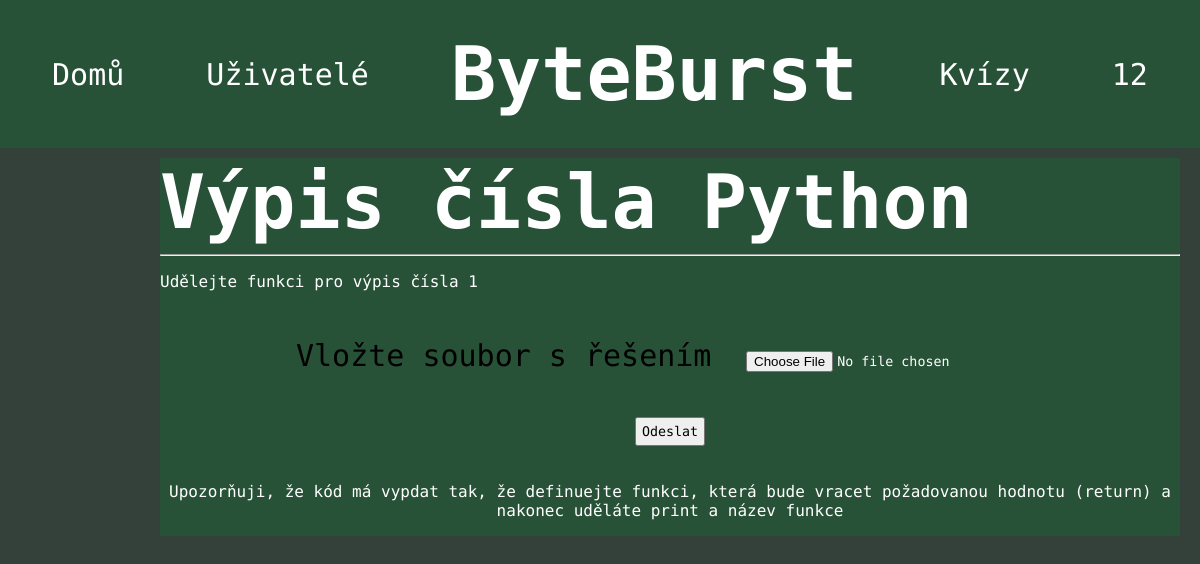
The app's page /uloha/1 (signed in) with its own data.
### tables this page shows
CREATE TABLE "task" (
	"id"	INTEGER,
	"title"	TEXT,
	"description"	TEXT,
	"output"	TEXT,
	"category_id"	INTEGER,
	"difficulty_id"	INTEGER,
	FOREIGN KEY("category_id") REFERENCES "category"("id"),
	PRIMARY KEY("id" AUTOINCREMENT)
);

### app.py (the view)
@app.route("/uloha/<task_id>", methods=["POST", "GET"])
def task(task_id):
    if not session.get("username"):
        return render_template("messages/error.html", message="Nelze dělat úlohy bez přihlášení!")
    if request.method=="POST":
        con = sqlite3.connect("database.db")
        cur = con.cursor()
        cur.execute("SELECT output FROM task WHERE id=?",(task_id)) #získání žádáného outputu napsaného programu z databáze
        solution=cur.fetchone()[0] #spojení výsledku dotazu do proměnné solution a její nastavení na nultý index
        file = request.files["file"] #získání složky z formuláře
        UPLOAD_FOLDER = "inputs/" #nastavení cesty pro ukládání jednotlivých inputů
        file_path = os.path.join(UPLOAD_FOLDER, file.filename) #spojení názvu souboru a zadané cesty do jedné cesty
        file.save(file_path) #uložení získanéo souboru pomocí získané cesty
        result = subprocess.run(["python", file_path], capture_output=True, text=True, check=True) #spuštění souboru na zadané cestěpomocí pythonu
        output = result.stdout.strip()  # Výstup skriptu
        if str(output)==str(solution): # v případě, že se text výstupu rovná zadanému kódu, zobrazí se zpráva
            print(session["id"])
            cur.execute("UPDATE task_statistics SET value=value+? WHERE user_id=?", (1,session["id"])) #inkrementace počtu vyřešených úloh
            con.commit()
            return render_template("messages/error.html", message="Gratulujeme! Zadaný kód je správný!")
        else:
            return render_template("messages/error.html", message="Litujeme, to není správné řešení")
    else:
        con = sqlite3.connect("database.db")
        cur = con.cursor()
        cur.execute("SELECT * FROM task WHERE id=?",(task_id)) #vybrání všeho z tabulky task
        task=cur.fetchone() #spojení jednoho výsledku dotazu do proměnné task
        cur.execute("SELECT name FROM category WHERE id=?", (str(task[4]), )) #vybrání názvu kategorie z tabulky kategorie, kde id se rovná category_id z task
        categories=cur.fetchone() #spojení výsledku dotazu do proměnné categories
        con.close()
        return render_template("pages/uloha.html", task=task, categories=categories) #přesměrování na stránku uloha s předáním hodnot task a categories

### templates/pages/uloha.html (shortened to what this page needs)
{% extends "layout/header.html" %}
{% block content %}
<div style="top: 10px; position: relative;">
<div class="task-menu">
    <h1 style="margin: auto;">{{ task[1] }}</h1>
    <hr>
    <p>{{ task[2] }}</p>
    <br>
    <div style="margin: auto; text-align: center;">
        <form action="{{ url_for('task', task_id=task[0]) }}" method="POST" enctype="multipart/form-data">
            <label for="file">Vložte soubor s řešením</label>
            <input type="file" id="file" name="file" accept=".py"><br>
            <input style="color: black;" type="submit" name="" id="" value="Odeslat">
        </form>
    <p>Upozorňuji, že kód má vypdat tak, že definuejte funkci, která bude vracet požadovanou hodnotu (return) a nakonec uděláte print a název funkce</p>
    </div>
</div>
</div>
{% endblock %}

### static/css/style.css (style rules this page uses)
* { font-family: "Ubuntu Mono", monospace; color: white; }
:root { --background-green:#285238; --hover-green:#007C41; --active-green:#01D758; --page-background: #34403A; }
body { margin: 0; padding: 0; background-color: #34403A; }
h1 { font-size: 75px; display: inline-block; text-align: center; margin: auto; position: relative; }
.quiz-choice input, select, label, option { margin-top: 60px; margin-bottom: 60px; font-size: 30px; color: black; }
.quiz-content-form label,input { color: white; margin: 20px; padding: 5px; }
.task-menu { width: 85%; float: right; right: 20px; position: relative; background-color: var(--background-green); }

### records on screen
task: title "Výpis čísla Python", description "Udělejte funkci pro výpis čísla 1"

### other values on screen
{{ session["username"] }} "12"
